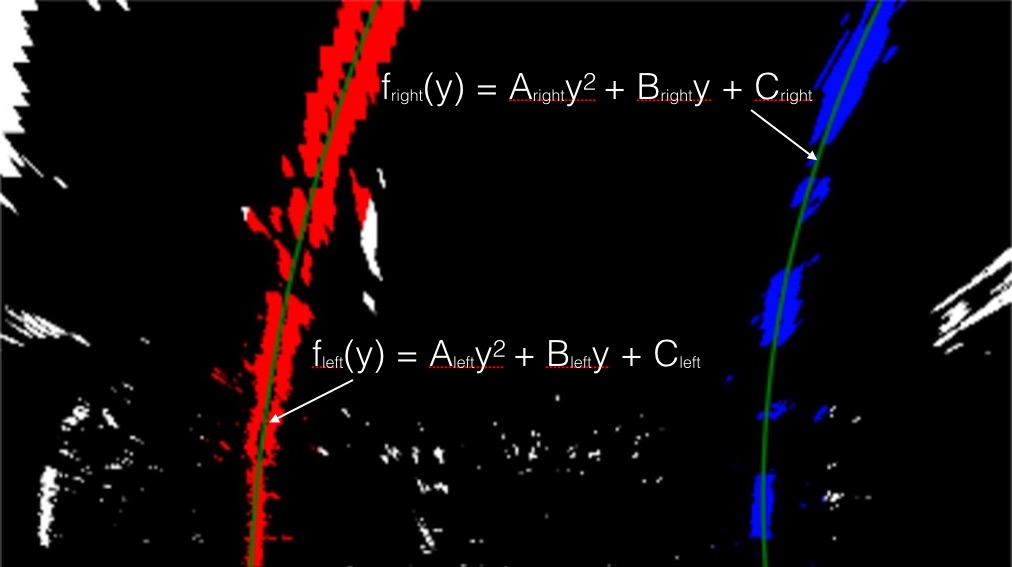
#> input picture examples/color_fit_lines.jpg, 1012 x 567 px; its folder holds only this picture in this run
$ python -i helper.py   (imports and definitions only)   (older library calls are emulated)
#> lines starting #> are read from the running program, lines starting #| are printed output that depends on the picture; after the words box and inside, x2 and y2 are one past the last pixel; in counts of white or black regions, pixels touching at a corner belong together
#> further down, picture is the input picture: shape (567, 1012, 3); mean B, G, R 11.4, 8.2, 15.7
import numpy as np
import cv2
import glob
import matplotlib.pyplot as plt


# helper function to undistort and transofrm
# [9 lines left out: function plot_points, not called in this run]


def color_thresh(img):
    img = cv2.cvtColor(img, cv2.COLOR_BGR2HSV)
#> img: shape (567, 1012, 3); mean H, S, V 13.1, 38.2, 20

    yellow_min = np.array([0, 80, 200], np.uint8)
    yellow_max = np.array([40, 255, 255], np.uint8)
    yellow_mask = cv2.inRange(img, yellow_min, yellow_max)
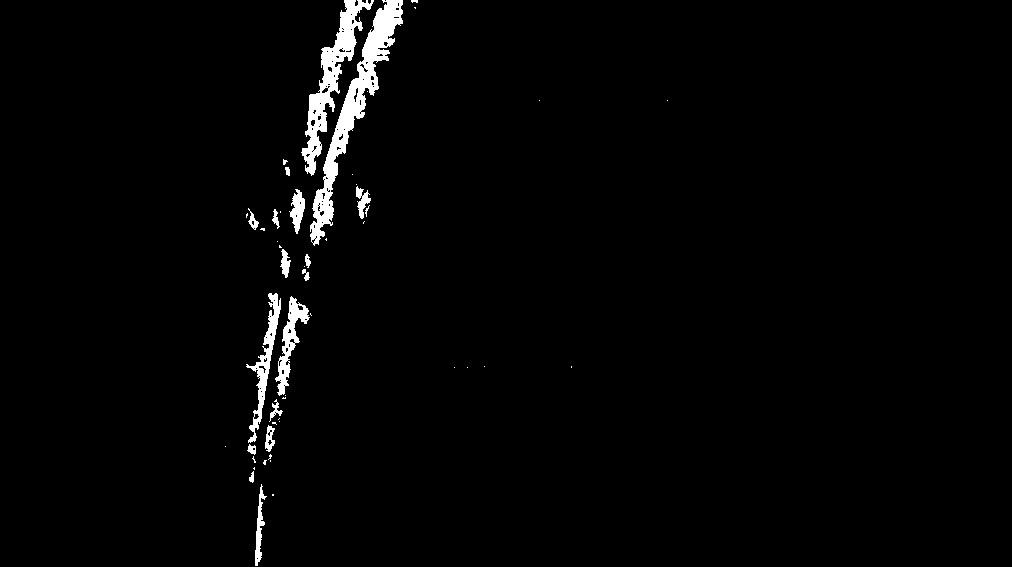
#> yellow_mask: shape (567, 1012); 2% white; 51 white regions (34 under 20 px), largest, box (x1, y1, x2, y2) and area: (310, 0, 403, 246) 4349, (301, 0, 374, 176) 2997, (246, 293, 281, 443) 1237

    white_min = np.array([20, 0, 200], np.uint8)
    white_max = np.array([255, 80, 255], np.uint8)
    white_mask = cv2.inRange(img, white_min, white_max)
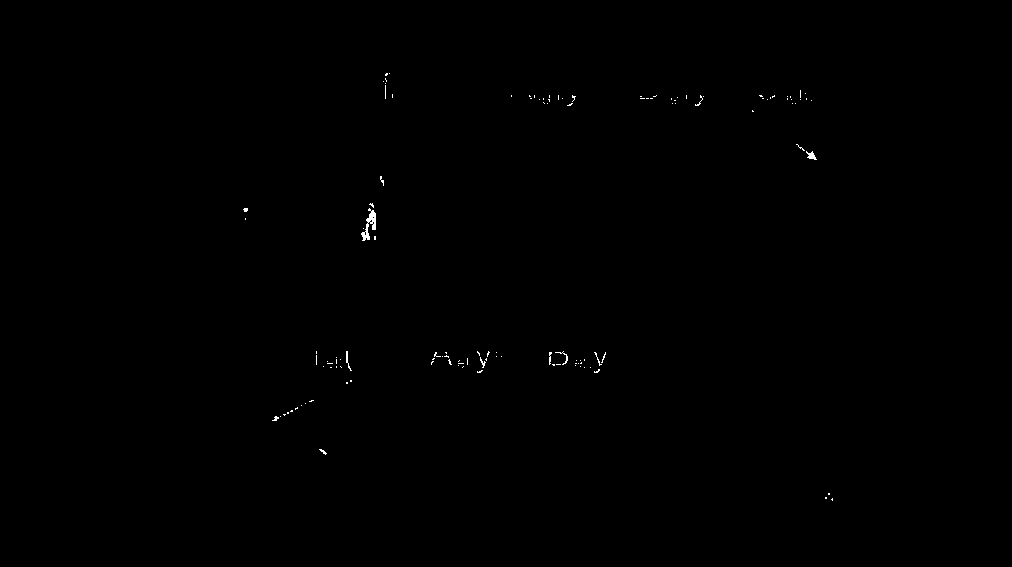
#> white_mask: shape (567, 1012); 0.16% white in thin lines or dots, all inside (x1, y1, x2, y2) = (243, 73, 833, 501)

    binary_output = np.zeros_like(img[:, :, 0])
    binary_output[((yellow_mask != 0) | (white_mask != 0))] = 1

    filtered = img
    filtered[((yellow_mask == 0) & (white_mask == 0))] = 0
#> filtered: shape (567, 1012, 3); mean H, S, V 0.2, 5.1, 5.3

    return binary_output


# [154 lines left out: functions subplot_images, cal_undistort, warp, unwarp, abs_sobel_thresh, mag_thresh and 4 more, not called in this run]

>>> import cv2
>>> picture = cv2.imread('examples/color_fit_lines.jpg')
>>> result = color_thresh(picture)
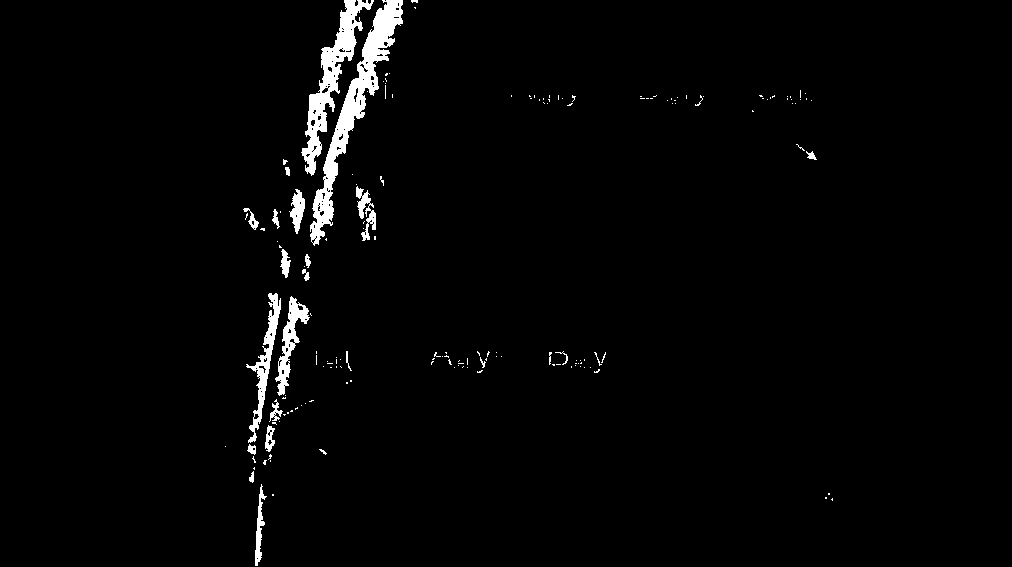
#> result: shape (567, 1012); values 0 (black) and 1 (white), 2.2% white; 165 white regions (141 under 20 px), largest, box (x1, y1, x2, y2) and area: (310, 0, 403, 246) 4349, (301, 0, 374, 176) 2997, (246, 293, 281, 443) 1237
